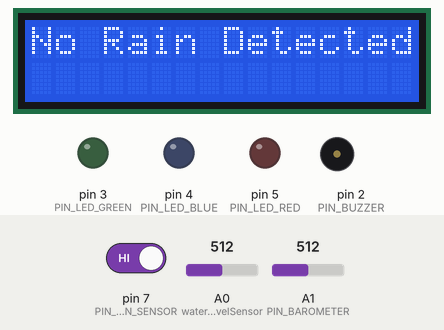
This sketch was run on a simulated Arduino Uno, built with avr-gcc and run on an emulated ATmega328P. Shown: 16×2 character LCD, output pins drawn as LEDs (lit = HIGH), buzzer (waves = sounding). Inputs (shaded band) come from the test bench; at power-on: pin 7 (PIN_RAIN_SENSOR) HIGH, A0 (waterLevelSensor) = 512, A1 (PIN_BAROMETER) = 512. What the sketch prints to the serial monitor is not drawn.

Above: at 1.2 s.
1.3 s: pin 7 (PIN_RAIN_SENSOR) driven LOW
At 5.2 s:
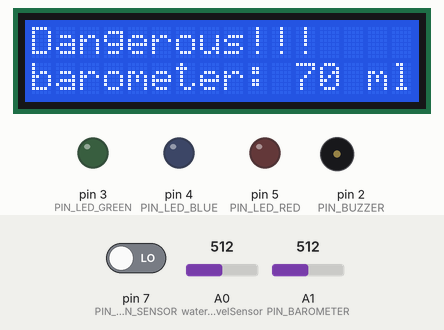
5.4 s: A0 (waterLevelSensor) set to 316
7.4 s: A0 (waterLevelSensor) set to 283
At 11.1 s:
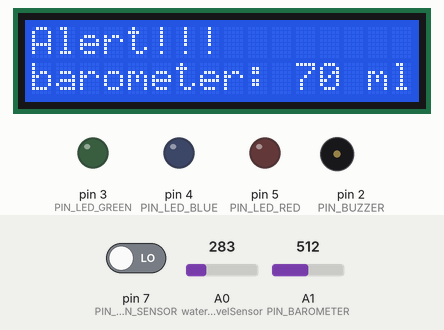
11.5 s: A0 (waterLevelSensor) set to 266
13.0 s: A0 (waterLevelSensor) set to 234
At 15.4 s:
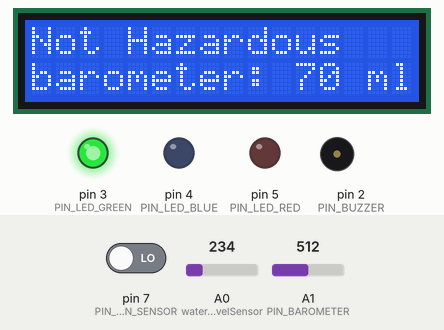
17.3 s: A1 (PIN_BAROMETER) set to 160
At 21.5 s:
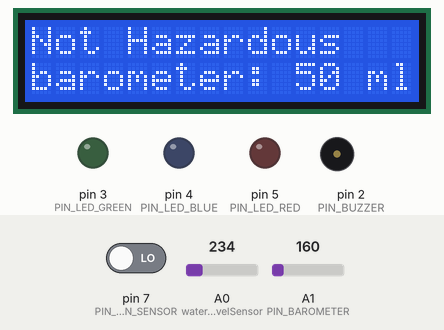
21.6 s: A1 (PIN_BAROMETER) set to 135
At 23.3 s:
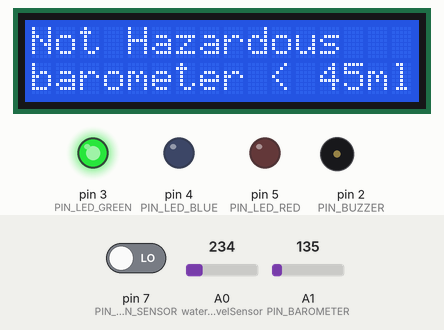
Timing chart, 0 to 26.9 s (numbered marks = the images above; inputs shaded):
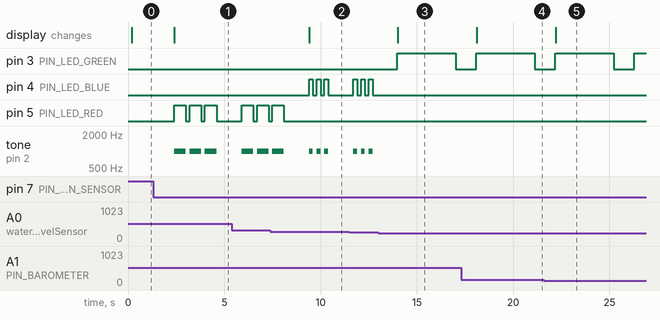

Measured:
- the behaviour switches between 301 and 300 on A0 (waterLevelSensor) (found by bisection; images 1 and 2)
- the behaviour switches between 251 and 250 on A0 (waterLevelSensor) (found by bisection; images 2 and 3)
- the behaviour switches between 151 and 150 on A1 (PIN_BAROMETER) (found by bisection; images 4 and 5)
- after the input at 1.3 s, pin 5 (PIN_LED_RED): alternates HIGH for 0.60 s and LOW for 0.20 s, starting after 1.1 s; tone on pin 2 (PIN_BUZZER): alternates 1000 Hz for 0.60 s and silent for 0.20 s, starting after 1.1 s; the display: changes after 1.1 s (image 1)
- after the input at 7.4 s, pin 4 (PIN_LED_BLUE): alternates HIGH for 0.20 s and LOW for 0.20 s, 6 changes in all, then stays LOW, starting after 2.0 s; pin 5 (PIN_LED_RED): goes on until 8.1 s, then stays LOW; the display: changes after 2.0 s (image 2)
- after the input at 13.0 s, pin 3 (PIN_LED_GREEN): LOW → HIGH after 0.98 s, → LOW 3.0 s later; pin 4 (PIN_LED_BLUE): stops changing and stays LOW; tone on pin 2 (PIN_BUZZER): stops changing and stays silent; the display: changes after 1.0 s (image 3)
- after the input at 17.3 s, the display: changes after 0.82 s (image 4)
- after the input at 21.6 s, the display: changes after 0.62 s (image 5)

The sketch:

arduino_copy_20251204132802.ino
```cpp
#include <Wire.h>
#include <LiquidCrystal_I2C.h>

#define PIN_BUZZER 2
#define PIN_LED_RED 5
#define PIN_LED_BLUE 4
#define PIN_LED_GREEN 3
#define PIN_RAIN_SENSOR 7
#define PIN_BAROMETER A1

int waterLevelSensor = A0;
int waterLevelValue = 0;
int isRaining = 0;
int rainStrength = 0;

LiquidCrystal_I2C lcd(0x27, 16, 2);

void setup() {
  // put your setup code here, to run once:
  Serial.begin(9600);
  lcd.init();
  lcd.backlight();
  lcd.setCursor(0, 0);
  pinMode(PIN_BUZZER, OUTPUT);
  pinMode(PIN_LED_RED, OUTPUT);
  pinMode(PIN_LED_BLUE, OUTPUT);
  pinMode(PIN_LED_GREEN, OUTPUT);
  pinMode(PIN_RAIN_SENSOR, INPUT);

  lcd.print("Initializing...");
}

void loop() {
  // put your main code here, to run repeatedly:
  waterLevelValue = analogRead(waterLevelSensor);
  Serial.print("Water Level: ");
  Serial.println(waterLevelValue);
  rainStrength = analogRead(PIN_BAROMETER);
  Serial.print("barometer: ");
  Serial.println(rainStrength);
  delay(60);
  isRaining = digitalRead(PIN_RAIN_SENSOR);

  if(rainStrength > 170){
    lcd.setCursor(0, 1);
    lcd.print("barometer: 70 ml");
  }else if(rainStrength > 160){
    lcd.setCursor(0, 1);
    lcd.print("barometer: 60 ml");
  }else if(rainStrength > 150){
    lcd.setCursor(0, 1);
    lcd.print("barometer: 50 ml");
  }else{
    lcd.setCursor(0, 1);
    lcd.print("barometer < 45ml");
  }

  if(isRaining == 0){
      if(waterLevelValue > 300){
      digitalWrite(PIN_LED_GREEN, LOW);
      digitalWrite(PIN_LED_BLUE, LOW);
      digitalWrite(PIN_LED_RED, LOW);
      lcd.setCursor(0, 0);
      lcd.print("                ");
      lcd.setCursor(0, 0);
      lcd.print("Dangerous!!!");
      tone(PIN_BUZZER, 1000);
      digitalWrite(PIN_LED_RED, HIGH);
      delay(600);
      noTone(PIN_BUZZER);
      digitalWrite(PIN_LED_RED, LOW);
      delay(200);
      tone(PIN_BUZZER, 1000);
      digitalWrite(PIN_LED_RED, HIGH);
      delay(600);
      noTone(PIN_BUZZER);
      digitalWrite(PIN_LED_RED, LOW);
      delay(200);
      tone(PIN_BUZZER, 1000);
      digitalWrite(PIN_LED_RED, HIGH);
      delay(600);
      noTone(PIN_BUZZER);
      digitalWrite(PIN_LED_RED, LOW);
      delay(200);
    }else if(waterLevelValue > 250){
      digitalWrite(PIN_LED_GREEN, LOW);
      digitalWrite(PIN_LED_BLUE, LOW);
      digitalWrite(PIN_LED_RED, LOW);
      lcd.setCursor(0, 0);
      lcd.print("                ");
      lcd.setCursor(0, 0);
      lcd.print("Alert!!!");
      tone(PIN_BUZZER, 1000);
      digitalWrite(PIN_LED_BLUE, HIGH);
      delay(200);
      noTone(PIN_BUZZER);
      digitalWrite(PIN_LED_BLUE, LOW);
      delay(200);
      tone(PIN_BUZZER, 1000);
      digitalWrite(PIN_LED_BLUE, HIGH);
      delay(200);
      noTone(PIN_BUZZER);
      digitalWrite(PIN_LED_BLUE, LOW);
      delay(200);
      tone(PIN_BUZZER, 1000);
      digitalWrite(PIN_LED_BLUE, HIGH);
      delay(200);
      noTone(PIN_BUZZER);
      digitalWrite(PIN_LED_BLUE, LOW);
      delay(200);
    }else{
      digitalWrite(PIN_LED_GREEN, HIGH);
      lcd.setCursor(0, 0);
      lcd.print("                ");
      lcd.setCursor(0, 0);
      lcd.print("Not Hazardous   ");
      delay(3000);
      digitalWrite(PIN_LED_GREEN, LOW);
    }

  }else{
    lcd.setCursor(0, 0);
    lcd.print("No Rain Detected");
    lcd.setCursor(0, 1);
    lcd.print("                ");
  }
  delay(1000);
}
```
